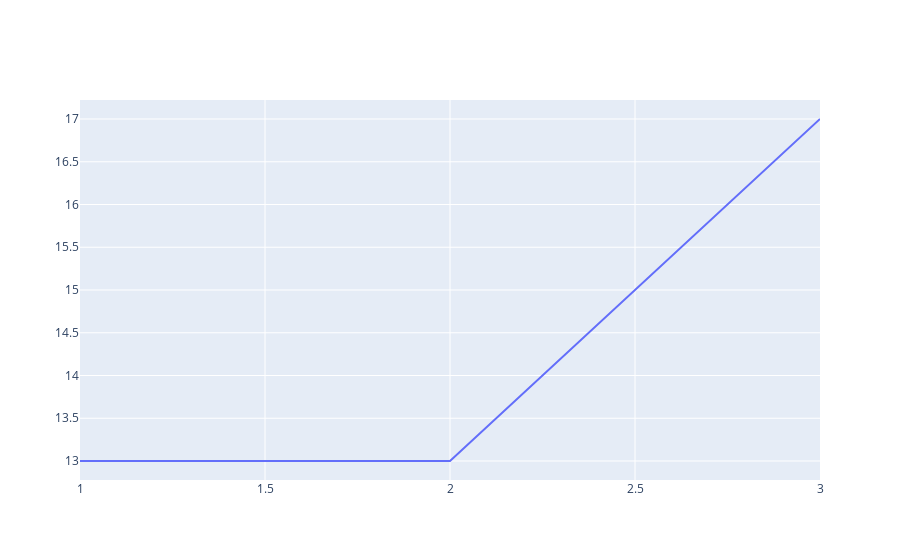

Notebook code cell kept with this figure:
### Code cell
data = [
    [1, 13, 10, 15],
    [2, 13, 15, 20],
    [3, 17, 15, 20]
]

df = pd.DataFrame(
    data,
    columns=['x', 'y', 'lower_limit', 'upper_limit']
)


trace = go.Scatter(
    x=df['x'],
    y=df['y'],
    mode='markers',
    marker=dict(
        size=42,
        # I want the color to be green if 
        # lower_limit ≤ y ≤ upper_limit
        # else red
        color=(
            (df.lower_limit < df.y) &
            (df.y < df.upper_limit)
        ).astype('int'),
        colorscale=[[0, 'red'], [1, 'green']]
    )
)

py.iplot([trace])

### Figure 1 — Plotly figure (JSON) as saved in the notebook; plotly's stock layout.template omitted (floating-point values rounded to 4 significant figures)
{"data": [{"marker": {"color": [1, 0, 1], "colorscale": [[0, "red"], [1, "green"]], "size": 42}, "mode": "lines", "type": "scatter", "x": [1, 2, 3], "y": [13, 13, 17]}], "layout": {"autosize": true, "xaxis": {"autorange": true, "range": [1, 3], "type": "linear"}, "yaxis": {"autorange": true, "range": [12.78, 17.22], "type": "linear"}}}
